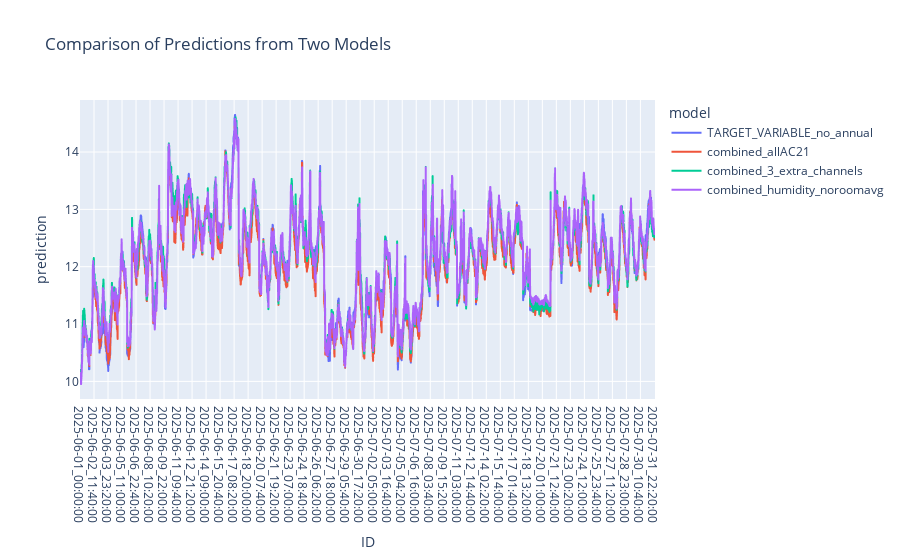

Source (notebook cell):
### Code cell
merged_melted = merged_preds.melt(id_vars='ID', value_vars=[
    #'TARGET_VARIABLE_scratch',
    'TARGET_VARIABLE_no_annual',
    #'TARGET_VARIABLE_cooler_valves',
    #'TARGET_VARIABLE_multichannel',
    #'TARGET_VARIABLE_allAC21',
    #'TARGET_VARIABLE_128origi2_8AC21',
    'combined_allAC21',
    #'TARGET_VARIABLE_mc_allrooms_VT03_2',
    #'VT03_2_combined',
    'combined_3_extra_channels',
    #'combined_humidity',
    'combined_humidity_noroomavg'
], var_name='model', value_name='prediction')
px.line(merged_melted, x='ID', y='prediction', color='model', title='Comparison of Predictions from Two Models').show()

### Figure 1 — Plotly figure (JSON) as saved in the notebook; plotly's stock layout.template omitted (floating-point values rounded to 4 significant figures; data arrays with more than 128 entries replaced by an {"elided": "..."} marker saying what was removed)
{"data": [{"hovertemplate": "model=TARGET_VARIABLE_no_annual<br>ID=%{x}<br>prediction=%{y}<extra></extra>", "legendgroup": "TARGET_VARIABLE_no_annual", "line": {"color": "#636efa", "dash": "solid"}, "marker": {"symbol": "circle"}, "mode": "lines", "name": "TARGET_VARIABLE_no_annual", "showlegend": true, "type": "scattergl", "x": {"elided": "8784 str values"}, "xaxis": "x", "y": {"elided": "8784 float values"}, "yaxis": "y"}, {"hovertemplate": "model=combined_allAC21<br>ID=%{x}<br>prediction=%{y}<extra></extra>", "legendgroup": "combined_allAC21", "line": {"color": "#EF553B", "dash": "solid"}, "marker": {"symbol": "circle"}, "mode": "lines", "name": "combined_allAC21", "showlegend": true, "type": "scattergl", "x": {"elided": "8784 str values"}, "xaxis": "x", "y": {"elided": "8784 float values"}, "yaxis": "y"}, {"hovertemplate": "model=combined_3_extra_channels<br>ID=%{x}<br>prediction=%{y}<extra></extra>", "legendgroup": "combined_3_extra_channels", "line": {"color": "#00cc96", "dash": "solid"}, "marker": {"symbol": "circle"}, "mode": "lines", "name": "combined_3_extra_channels", "showlegend": true, "type": "scattergl", "x": {"elided": "8784 str values"}, "xaxis": "x", "y": {"elided": "8784 float values"}, "yaxis": "y"}, {"hovertemplate": "model=combined_humidity_noroomavg<br>ID=%{x}<br>prediction=%{y}<extra></extra>", "legendgroup": "combined_humidity_noroomavg", "line": {"color": "#ab63fa", "dash": "solid"}, "marker": {"symbol": "circle"}, "mode": "lines", "name": "combined_humidity_noroomavg", "showlegend": true, "type": "scattergl", "x": {"elided": "8784 str values"}, "xaxis": "x", "y": {"elided": "8784 float values"}, "yaxis": "y"}], "layout": {"legend": {"title": {"text": "model"}, "tracegroupgap": 0}, "title": {"text": "Comparison of Predictions from Two Models"}, "xaxis": {"anchor": "y", "domain": [0, 1], "title": {"text": "ID"}}, "yaxis": {"anchor": "x", "domain": [0, 1], "title": {"text": "prediction"}}}}
